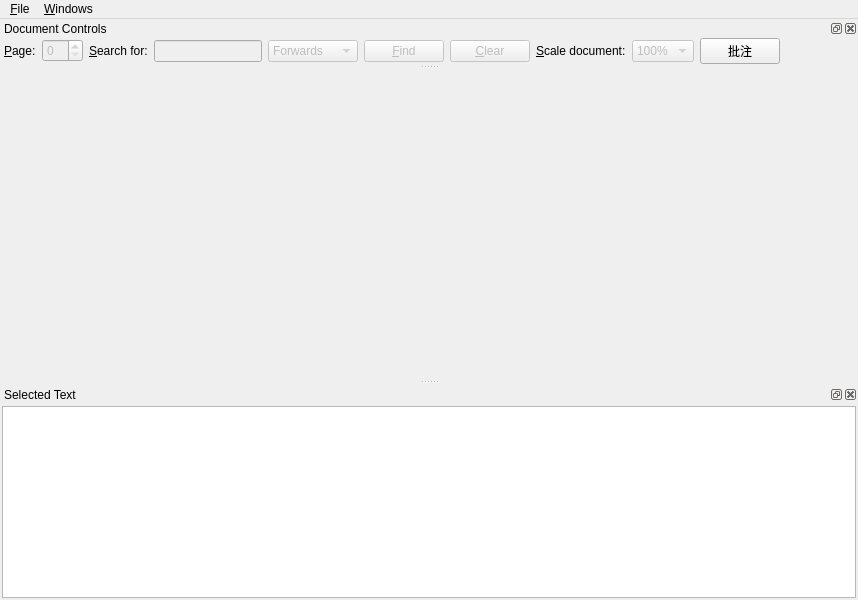
<?xml version="1.0" encoding="UTF-8"?>
<ui version="4.0">
 <class>MainWindow</class>
 <widget class="QMainWindow" name="MainWindow">
  <property name="geometry">
   <rect>
    <x>0</x>
    <y>0</y>
    <width>858</width>
    <height>600</height>
   </rect>
  </property>
  <property name="windowTitle">
   <string>PDF Viewer</string>
  </property>
  <property name="dockOptions">
   <set>QMainWindow::AllowNestedDocks|QMainWindow::AllowTabbedDocks|QMainWindow::AnimatedDocks|QMainWindow::ForceTabbedDocks</set>
  </property>
  <widget class="QWidget" name="centralwidget">
   <property name="sizePolicy">
    <sizepolicy hsizetype="Preferred" vsizetype="Expanding">
     <horstretch>0</horstretch>
     <verstretch>0</verstretch>
    </sizepolicy>
   </property>
   <layout class="QVBoxLayout" name="verticalLayout">
    <property name="leftMargin">
     <number>2</number>
    </property>
    <property name="topMargin">
     <number>2</number>
    </property>
    <property name="rightMargin">
     <number>2</number>
    </property>
    <property name="bottomMargin">
     <number>2</number>
    </property>
   </layout>
  </widget>
  <widget class="QMenuBar" name="menubar">
   <property name="geometry">
    <rect>
     <x>0</x>
     <y>0</y>
     <width>858</width>
     <height>22</height>
    </rect>
   </property>
   <widget class="QMenu" name="menu_File">
    <property name="title">
     <string>&amp;File</string>
    </property>
    <addaction name="openAction"/>
    <addaction name="exitAction"/>
   </widget>
   <widget class="QMenu" name="menu_Windows">
    <property name="title">
     <string>&amp;Windows</string>
    </property>
    <addaction name="documentControlsAction"/>
    <addaction name="selectedTextAction"/>
   </widget>
   <addaction name="menu_File"/>
   <addaction name="menu_Windows"/>
  </widget>
  <widget class="QDockWidget" name="controlsDockWidget">
   <property name="enabled">
    <bool>true</bool>
   </property>
   <property name="floating">
    <bool>false</bool>
   </property>
   <property name="features">
    <set>QDockWidget::AllDockWidgetFeatures</set>
   </property>
   <property name="allowedAreas">
    <set>Qt::BottomDockWidgetArea|Qt::TopDockWidgetArea</set>
   </property>
   <property name="windowTitle">
    <string>Document Controls</string>
   </property>
   <attribute name="dockWidgetArea">
    <number>4</number>
   </attribute>
   <widget class="QWidget" name="dockWidgetContents">
    <layout class="QHBoxLayout">
     <property name="leftMargin">
      <number>4</number>
     </property>
     <property name="topMargin">
      <number>0</number>
     </property>
     <property name="rightMargin">
      <number>4</number>
     </property>
     <property name="bottomMargin">
      <number>0</number>
     </property>
     <item>
      <layout class="QHBoxLayout" name="_2">
       <item>
        <widget class="QLabel" name="pageLabel">
         <property name="text">
          <string>&amp;Page:</string>
         </property>
         <property name="buddy">
          <cstring>pageSpinBox</cstring>
         </property>
        </widget>
       </item>
       <item>
        <widget class="QSpinBox" name="pageSpinBox">
         <property name="enabled">
          <bool>false</bool>
         </property>
        </widget>
       </item>
      </layout>
     </item>
     <item>
      <layout class="QHBoxLayout" name="_3">
       <item>
        <widget class="QLabel" name="searchLabel">
         <property name="text">
          <string>&amp;Search for:</string>
         </property>
         <property name="textFormat">
          <enum>Qt::AutoText</enum>
         </property>
         <property name="buddy">
          <cstring>searchLineEdit</cstring>
         </property>
        </widget>
       </item>
       <item>
        <widget class="QLineEdit" name="searchLineEdit">
         <property name="enabled">
          <bool>false</bool>
         </property>
        </widget>
       </item>
       <item>
        <widget class="QComboBox" name="searchComboBox">
         <property name="enabled">
          <bool>false</bool>
         </property>
         <item>
          <property name="text">
           <string>Forwards</string>
          </property>
         </item>
         <item>
          <property name="text">
           <string>Backwards</string>
          </property>
         </item>
        </widget>
       </item>
       <item>
        <widget class="QPushButton" name="findButton">
         <property name="enabled">
          <bool>false</bool>
         </property>
         <property name="text">
          <string>&amp;Find</string>
         </property>
        </widget>
       </item>
       <item>
        <widget class="QPushButton" name="clearButton">
         <property name="enabled">
          <bool>false</bool>
         </property>
         <property name="text">
          <string>&amp;Clear</string>
         </property>
        </widget>
       </item>
      </layout>
     </item>
     <item>
      <widget class="QLabel" name="label">
       <property name="text">
        <string>&amp;Scale document:</string>
       </property>
       <property name="buddy">
        <cstring>scaleComboBox</cstring>
       </property>
      </widget>
     </item>
     <item>
      <widget class="QComboBox" name="scaleComboBox">
       <property name="enabled">
        <bool>false</bool>
       </property>
       <property name="currentIndex">
        <number>3</number>
       </property>
       <item>
        <property name="text">
         <string>25%</string>
        </property>
       </item>
       <item>
        <property name="text">
         <string>50%</string>
        </property>
       </item>
       <item>
        <property name="text">
         <string>75%</string>
        </property>
       </item>
       <item>
        <property name="text">
         <string>100%</string>
        </property>
       </item>
       <item>
        <property name="text">
         <string>125%</string>
        </property>
       </item>
       <item>
        <property name="text">
         <string>150%</string>
        </property>
       </item>
       <item>
        <property name="text">
         <string>200%</string>
        </property>
       </item>
       <item>
        <property name="text">
         <string>300%</string>
        </property>
       </item>
       <item>
        <property name="text">
         <string>400%</string>
        </property>
       </item>
      </widget>
     </item>
     <item>
      <widget class="QPushButton" name="btnNote">
       <property name="text">
        <string>批注</string>
       </property>
      </widget>
     </item>
     <item>
      <spacer name="horizontalSpacer_3">
       <property name="orientation">
        <enum>Qt::Horizontal</enum>
       </property>
       <property name="sizeHint" stdset="0">
        <size>
         <width>20</width>
         <height>20</height>
        </size>
       </property>
      </spacer>
     </item>
    </layout>
   </widget>
  </widget>
  <widget class="QDockWidget" name="selectionDockWidget">
   <property name="allowedAreas">
    <set>Qt::BottomDockWidgetArea|Qt::TopDockWidgetArea</set>
   </property>
   <property name="windowTitle">
    <string>Selected Text</string>
   </property>
   <attribute name="dockWidgetArea">
    <number>8</number>
   </attribute>
   <widget class="QWidget" name="dockWidgetContents_2">
    <layout class="QHBoxLayout" name="horizontalLayout">
     <property name="leftMargin">
      <number>2</number>
     </property>
     <property name="topMargin">
      <number>2</number>
     </property>
     <property name="rightMargin">
      <number>2</number>
     </property>
     <property name="bottomMargin">
      <number>2</number>
     </property>
     <item>
      <widget class="QListWidget" name="listWidget"/>
     </item>
    </layout>
   </widget>
  </widget>
  <action name="openAction">
   <property name="text">
    <string>&amp;Open...</string>
   </property>
   <property name="shortcut">
    <string>Ctrl+O</string>
   </property>
  </action>
  <action name="exitAction">
   <property name="text">
    <string>E&amp;xit</string>
   </property>
   <property name="shortcut">
    <string>Ctrl+Q</string>
   </property>
  </action>
  <action name="increaseScaleAction">
   <property name="text">
    <string>&amp;Increase Scale</string>
   </property>
   <property name="shortcut">
    <string>Ctrl++</string>
   </property>
  </action>
  <action name="decreaseScaleAction">
   <property name="text">
    <string>&amp;Decrease Scale</string>
   </property>
   <property name="shortcut">
    <string>Ctrl+-</string>
   </property>
  </action>
  <action name="documentControlsAction">
   <property name="checkable">
    <bool>true</bool>
   </property>
   <property name="checked">
    <bool>true</bool>
   </property>
   <property name="text">
    <string>&amp;Document Controls</string>
   </property>
  </action>
  <action name="selectedTextAction">
   <property name="checkable">
    <bool>true</bool>
   </property>
   <property name="checked">
    <bool>true</bool>
   </property>
   <property name="text">
    <string>&amp;Selected Text</string>
   </property>
  </action>
 </widget>
 <resources/>
 <connections>
  <connection>
   <sender>clearButton</sender>
   <signal>clicked()</signal>
   <receiver>searchLineEdit</receiver>
   <slot>clear()</slot>
   <hints>
    <hint type="sourcelabel">
     <x>678</x>
     <y>558</y>
    </hint>
    <hint type="destinationlabel">
     <x>399</x>
     <y>555</y>
    </hint>
   </hints>
  </connection>
 </connections>
</ui>
